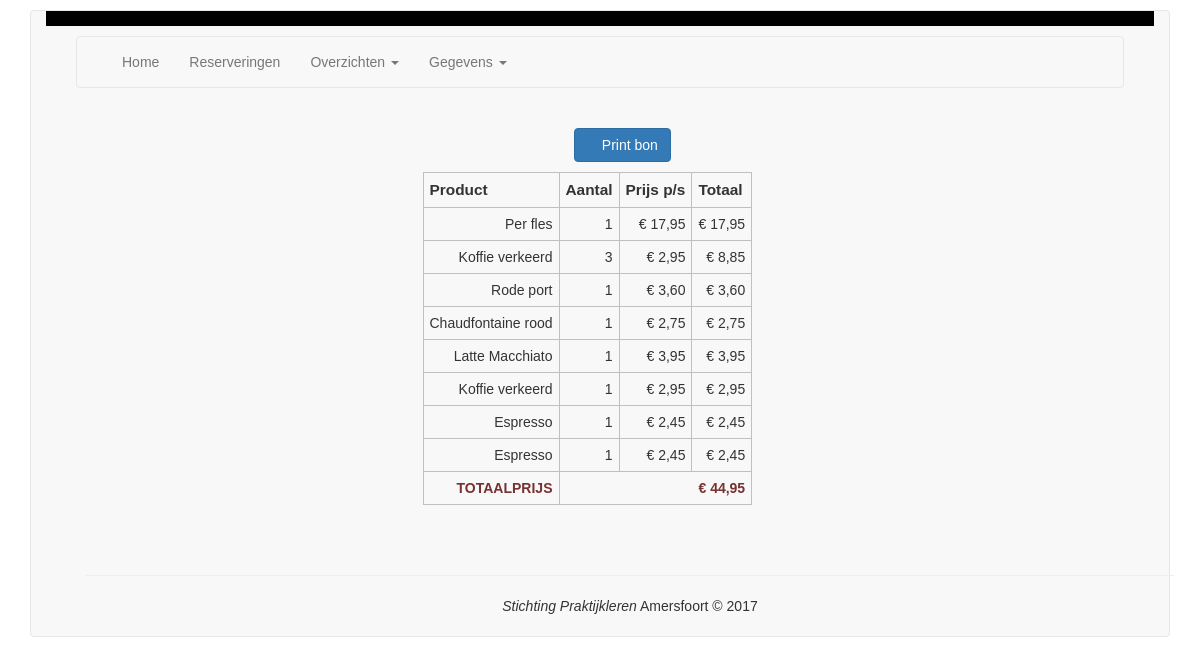
/bon.php?reservering=2, run on the app's committed database.
### tables this page shows
CREATE TABLE bestelling (
  bestelling_id int(11) NOT NULL AUTO_INCREMENT,
  reservering_id int(11) NOT NULL,
  tafel int(11) NOT NULL,
  datum date NOT NULL,
  tijd time NOT NULL,
  menuitemcode varchar(4) NOT NULL,
  aantal int(11) NOT NULL,
  prijs decimal(5,2) NOT NULL,
  PRIMARY KEY (bestelling_id),
  KEY menuitemcode (menuitemcode)
);

CREATE TABLE menuitem (
  subgerechtcode varchar(4) NOT NULL,
  menuitemcode varchar(4) NOT NULL,
  menuitemnaam varchar(30) NOT NULL,
  prijs decimal(5,2) NOT NULL,
  PRIMARY KEY (menuitemcode),
  KEY subgerechtcode (subgerechtcode)
);

### web/config/database.inc.php (called while the page is built)
<?php
	class database
	{
		public static function connect()
		{
			$connection = new PDO('mysql:host=localhost;dbname=excellenttaste_db;charset=utf8', 'root', '');
			return $connection;
		}
	}
?>

### web/bon.php (the view, shortened to what this page needs)
<?php
class clsPage extends clsDefaultPage
{
     protected function contentHtml()
     {
          $aBestelling = $this->getBestelling();
          $totaal = 0;
          $output =
               "<center>
                     <button class='btn btn-primary hidden-print aria-hidden='true''
                             onclick='window.print()'>
                          <span class='glyphicon glyphicon-print'></span> Print bon
                     </button>
	           </center>
                <div id='bon_overzicht'>
                     <table id='bon'>
                          <thead>
                               <tr>
                                    <th>Product</th>
                                    <th>Aantal</th>
                                    <th>Prijs p/s</th>
                                    <th>Totaal</th>
                               </tr>
                          </thead>
                          <tbody>";
          foreach ($aBestelling as $key => $value)
          {
                $output .= "   <tr>
                                    <td>" . $value['menuitemnaam'] . "</td>
                                    <td>" . $value['aantal'] . "</td>
                                    <td>&euro;&nbsp;" . number_format($value['prijs'], 2, ',','.') . "</td>
                                    <td>&euro;&nbsp;" . number_format($value['aantal'] *
                                                                      $value['prijs'], 2, ',','.') . "</td>
                               </tr>";
                $totaal = $totaal + ($value['aantal'] * $value['prijs']);
          }
          $output .=          "<tr class='trBold'>
                                    <td>TOTAALPRIJS</td>
                                    <td colspan='3'>&euro;&nbsp;" . number_format($totaal, 2, ',','.') . "</td>
                               </tr>
                          </tbody>
                     </table>
                </div>";
          return $output;
     }
     private function getBestelling()
     {
          $reservering_id = $_GET['reservering'];
          $sql = "SELECT * FROM bestelling b, menuitem m
                   WHERE b.reservering_id = $reservering_id
                     AND b.menuitemcode = m.menuitemcode";
          foreach($this->connection->query($sql) as $row)
          {
               $aOutput[] = $row;
          }
          return $aOutput;
     }
}
     $page = new clsPage();
	echo $page->getHtml();
?>

### web/css/style.css (style rules this page uses)
body { font-family : sans-serif; font-size : 14px; }
tr, th, td { border : 1px solid silver; }
th, td { padding : 6px; text-align : left; }
th { font-weight : bold; font-size : 110%; }
#bon_overzicht { width : 400px; margin : 10px auto; text-align : center; }
#bon_overzicht table tbody tr td { text-align : right; }
.trBold { font-weight : bold; color : #773131; }

### data on the page
bestelling: menuitem.menuitemnaam "Per fles", aantal "1", menuitem.prijs "17,95", aantal.prijs "17,95"
bestelling: menuitem.menuitemnaam "Koffie verkeerd", aantal "3", menuitem.prijs "2,95", aantal.prijs "8,85"
bestelling: menuitem.menuitemnaam "Rode port", aantal "1", menuitem.prijs "3,60", aantal.prijs "3,60"
bestelling: menuitem.menuitemnaam "Chaudfontaine rood", aantal "1", menuitem.prijs "2,75", aantal.prijs "2,75"
bestelling: menuitem.menuitemnaam "Latte Macchiato", aantal "1", menuitem.prijs "3,95", aantal.prijs "3,95"
bestelling: menuitem.menuitemnaam "Koffie verkeerd", aantal "1", menuitem.prijs "2,95", aantal.prijs "2,95"
bestelling: menuitem.menuitemnaam "Espresso", aantal "1", menuitem.prijs "2,45", aantal.prijs "2,45"
bestelling: menuitem.menuitemnaam "Espresso", aantal "1", menuitem.prijs "2,45", aantal.prijs "2,45"

### other printed values
$totaal "44,95"
